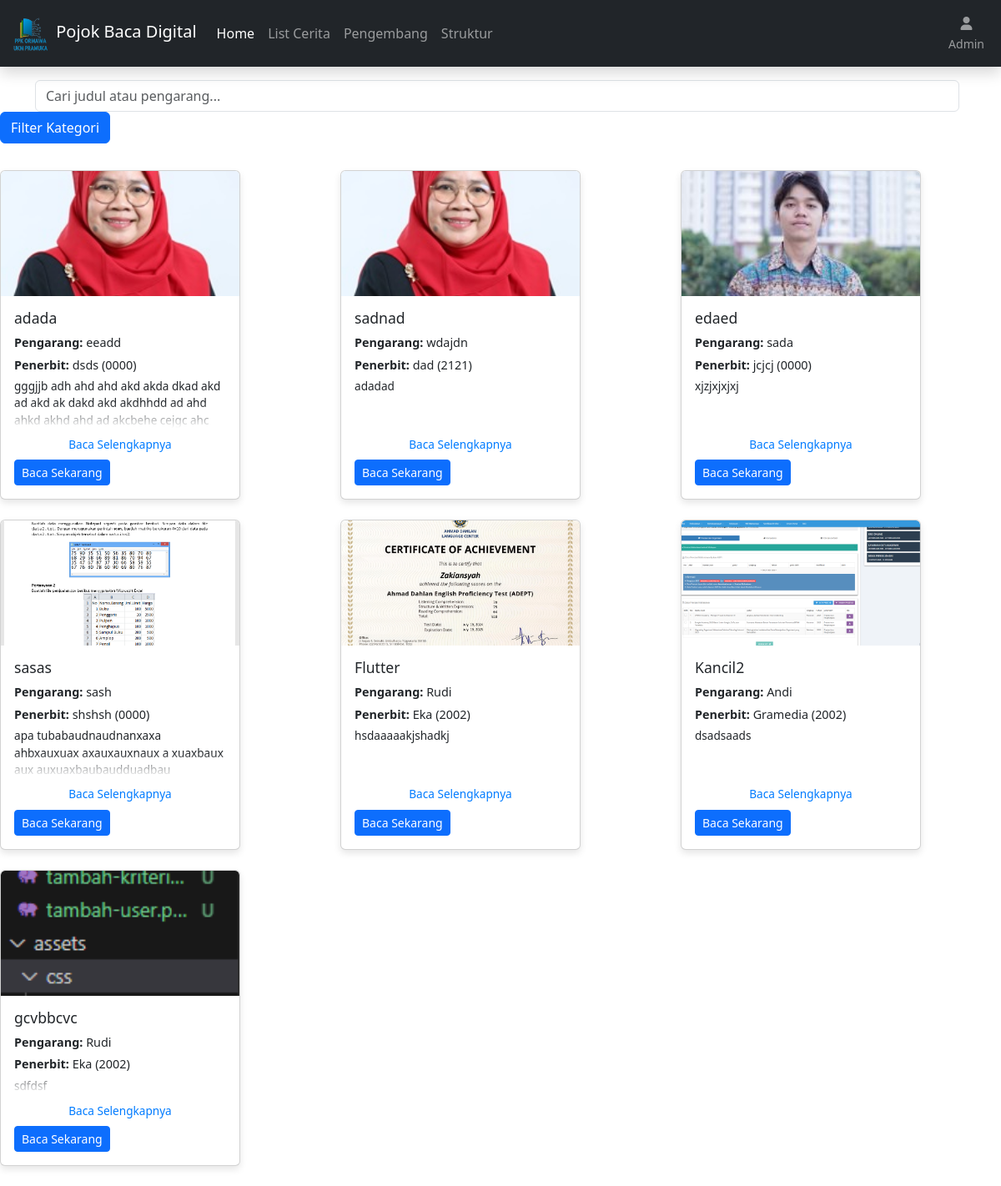
The page /indexPage.php on the database its author committed.
### tables this page shows
CREATE TABLE `buku` (
  `id_buku` int(11) NOT NULL,
  `judul_buku` varchar(100) NOT NULL,
  `tahun` year(4) NOT NULL,
  `kategori` varchar(100) NOT NULL,
  `pengarang` varchar(50) NOT NULL,
  `penerbit` varchar(50) NOT NULL,
  `sinopsis` varchar(1000) NOT NULL,
  `cover` varchar(50) NOT NULL,
  `link` mediumtext NOT NULL
);

### indexPage.php (the view, shortened to what this page needs)
<!DOCTYPE html>
<html lang="en">
<head>
</head>
<body>
    <?php include "navbar.php"; ?>
    <?php
    $host = "localhost";
    $user = "root";
    $password = "";
    $database = "simperpus_vsga2024";
    $conn = new mysqli($host, $user, $password, $database);
    ?>
    <div class="container mt-3">
        <form id="searchForm" class="d-flex">
            <input type="text" id="searchInput" class="form-control me-2" placeholder="Cari judul atau pengarang...">
        </form>
    </div>
    <button class="btn btn-primary mb-3" data-bs-toggle="modal" data-bs-target="#filterModal">Filter Kategori</button>
    <?php
    $whereClause = "";
    $query = "SELECT * FROM buku $whereClause";
    $result = mysqli_query($conn, $query);
    ?>
    <div class="row mt-3" id="bookList">
        <?php while ($row = $result->fetch_assoc()):
            if (!empty($row['cover']) && file_exists(__DIR__ . "/admin/uploads/" . basename($row['cover']))) {
                $coverPath = "./admin/uploads/" . htmlspecialchars(basename($row['cover']));
            } else {
                $coverPath = "uploads/default-cover.jpg";
            }
        ?>
            <div class="col-lg-4 col-md-6 col-sm-12 mb-4 d-flex">
                <div class="card">
                    <img class="card-img-top" src="<?= $coverPath ?>" alt="Cover Buku">
                    <div class="card-body d-flex flex-column">
                        <h5 class="card-title"><?= htmlspecialchars($row['judul_buku']) ?></h5>
                        <p class="card-text"><strong>Pengarang:</strong> <?= htmlspecialchars($row['pengarang']) ?></p>
                        <p class="card-text"><strong>Penerbit:</strong> <?= htmlspecialchars($row['penerbit']) ?> (<?= htmlspecialchars($row['tahun']) ?>)</p>
                        <div class="sinopsis">
                            <?= htmlspecialchars($row['sinopsis']) ?>
                        </div>
                        <span class="read-more" onclick="toggleSinopsis(this)">Baca Selengkapnya</span>
                        <div class="mt-auto">
                            <?php if (!empty($row['link'])): ?>
                                <a href="<?= htmlspecialchars($row['link']) ?>" class="btn btn-primary btn-sm mt-2" target="_blank">Baca Sekarang</a>
                            <?php else: ?>
                                <button class="btn btn-secondary btn-sm mt-2" disabled>Link Tidak Tersedia</button>
                            <?php endif; ?>
                        </div>
                    </div>
                </div>
            </div>
        <?php endwhile; ?>
    </div>
</body>
</html>

### navbar.php (shortened to what this page needs)
<!DOCTYPE html>
<html lang="en">
<head>
    <link href="https://cdn.jsdelivr.net/npm/bootstrap@5.3.0/dist/css/bootstrap.min.css" rel="stylesheet">
    <link rel="stylesheet" href="https://cdnjs.cloudflare.com/ajax/libs/font-awesome/6.0.0/css/all.min.css">
</head>
<body>
    <nav class="navbar navbar-expand-lg sticky-top bg-dark navbar-dark shadow">
        <div class="container-fluid">
            <a class="navbar-brand" href="indexPage.php" target="_blank">
                <img src="./assets/LOGO_PPK.png" alt="" width="50" height="50" />
                Pojok Baca Digital
            </a>
            <div class="collapse navbar-collapse" id="navbarSupportedContent">
                <ul class="navbar-nav me-auto mb-2 mb-lg-0">
                    <li class="nav-item">
                        <a class="nav-link active" href="index.php">Home</a>
                    </li>
                    <li class="nav-item">
                        <a class="nav-link" href="indexPage.php">List Cerita</a>
                    </li>
                    <li class="nav-item">
                        <a class="nav-link" href="pengembang.php">Pengembang</a>
                    </li>
                    <li class="nav-item">
                        <a class="nav-link" href="struktur.php">Struktur</a>
                    </li>
                </ul>
                <ul class="navbar-nav ms-auto mb-2 mb-lg-0">
                    <li class="nav-item">
                        <a class="nav-link text-center" href="login.php">
                            <i class="fas fa-user"></i>
                            <br>
                            <span class="small">Admin</span>
                        </a>
                    </li>
                </ul>
            </div>
        </div>
    </nav>
</body>
</html>

### indexPage.php (style rules this page uses)
.card { width: 100%; max-width: 18rem; height: 100%; display: flex; flex-direction: column; box-shadow: 0 4px 8px rgba(0, 0, 0, 0.1); transition: transform 0.3s ease, box-shadow 0.3s ease; border-radius: 10px; overflow: hidden; }
.card-img-top { height: 150px; object-fit: cover; }
.card-body { flex: 1; display: flex; flex-direction: column; padding: 0.75rem; }
.card-title { font-size: 1.1rem; margin-bottom: 0.5rem; }
.card-text { font-size: 0.9rem; margin-bottom: 0.3rem; }
.sinopsis { max-height: 60px; overflow: hidden; position: relative; flex: 1; font-size: 0.85rem; }
.sinopsis::after { content: ''; position: absolute; bottom: 0; left: 0; right: 0; height: 30px; background: linear-gradient(to bottom, rgba(255, 255, 255, 0), rgba(255, 255, 255, 1)); }
.read-more { display: block; text-align: center; margin-top: 10px; cursor: pointer; color: #007bff; font-size: 0.85rem; }

### rows shown on the page
buku: cover (picture), judul_buku "adada", pengarang "eeadd", penerbit "dsds", tahun "0000", sinopsis "gggjjb adh ahd ahd akd akda dkad akd ad akd ak dakd akd akdhhdd ad ahd ahkd akhd ahd ad akcbehe cejgc ahc…"
buku: cover (picture), judul_buku "sadnad", pengarang "wdajdn", penerbit "dad", tahun "2121", sinopsis "adadad"
buku: cover (picture), judul_buku "edaed", pengarang "sada", penerbit "jcjcj", tahun "0000", sinopsis "xjzjxjxjxj"
buku: cover (picture), judul_buku "sasas", pengarang "sash", penerbit "shshsh", tahun "0000", sinopsis "apa tubabaudnaudnanxaxa ahbxauxuax axauxauxnaux a xuaxbaux aux auxuaxbaubaudduadbau…"
buku: cover (picture), judul_buku "Flutter", pengarang "Rudi", penerbit "Eka", tahun "2002", sinopsis "hsdaaaaakjshadkj"
buku: cover (picture), judul_buku "Kancil2", pengarang "Andi", penerbit "Gramedia", tahun "2002", sinopsis "dsadsaads"
buku: cover (picture), judul_buku "gcvbbcvc", pengarang "Rudi", penerbit "Eka", tahun "2002", sinopsis "sdfdsf"
